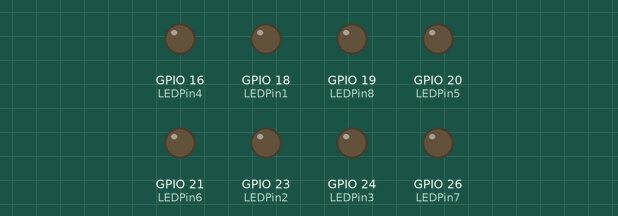
The program below on a simulated Raspberry Pi (BCM pin numbers). Parts: output pins drawn as LEDs (lit = HIGH).

Above: at 0.05 s.
At 4.95 s:
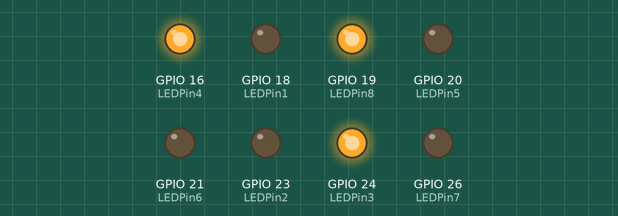
At 9.95 s:
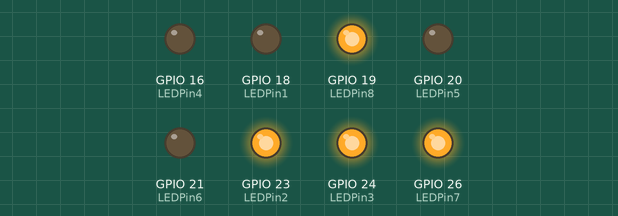
At 19.95 s:
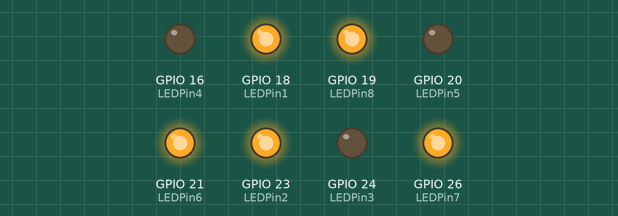
At 29.86 s:
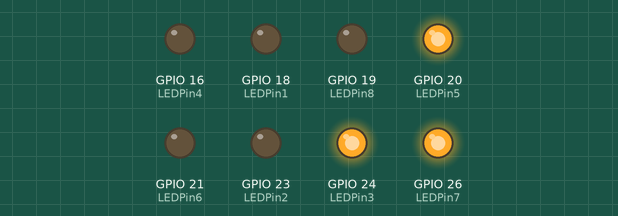
At 39.86 s:
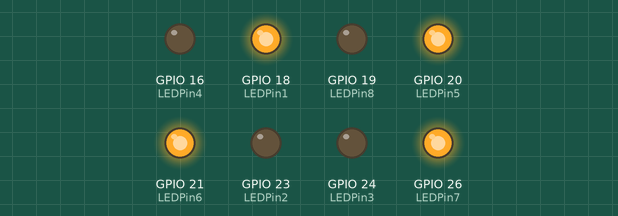
Timing chart, 0 to 40.0 s (numbered marks = the images above):
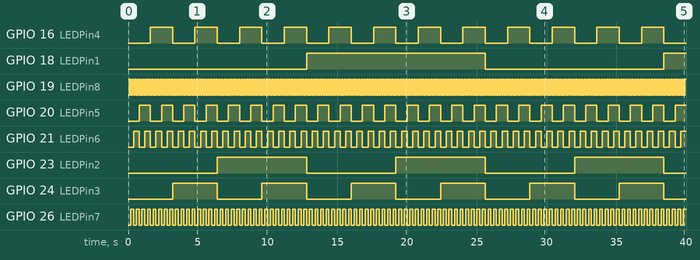

The program:

BitLights.py
```python
import RPi.GPIO as GPIO
from time import sleep

GPIO.setmode(GPIO.BCM) # for GPIO numbering, choose BCM


LEDPin1 = 18
LEDPin2 = 23
LEDPin3 = 24
LEDPin4 = 16
LEDPin5 = 20
LEDPin6 = 21
LEDPin7 = 26
LEDPin8 = 19

listLEDS = [LEDPin1, LEDPin2, LEDPin3, LEDPin4, LEDPin5, LEDPin6, LEDPin7, LEDPin8]

#setup Programming the lights
GPIO.setup(LEDPin1, GPIO.OUT)
GPIO.setup(LEDPin2, GPIO.OUT)
GPIO.setup(LEDPin3, GPIO.OUT)
GPIO.setup(LEDPin4, GPIO.OUT)
GPIO.setup(LEDPin5, GPIO.OUT)
GPIO.setup(LEDPin6, GPIO.OUT)
GPIO.setup(LEDPin7, GPIO.OUT)
GPIO.setup(LEDPin8, GPIO.OUT)


#Variables
num = 0
numInBinary = ""


while True:

    #Reset back to one if it goes pat 8 bits worth of numbers
    if num >= 256:
        num = 0

    numInBinary = '{0:08b}'.format(num)

   # numInBinary[0]

    for x in range(8):
        if numInBinary[x] == "1":
            GPIO.output(listLEDS[x], True)
        else:
            GPIO.output(listLEDS[x], False)

    sleep(.1)
    num += 1
```

Measured:
- by itself, GPIO 16 (LEDPin4): alternates HIGH for 1.6 s and LOW for 1.6 s
- by itself, GPIO 18 (LEDPin1): LOW → HIGH at 12.8 s, → LOW 12.8 s later, → HIGH 12.8 s later
- by itself, GPIO 19 (LEDPin8): alternates HIGH for 0.10 s and LOW for 0.10 s
- by itself, GPIO 20 (LEDPin5): alternates HIGH for 0.80 s and LOW for 0.80 s
- by itself, GPIO 21 (LEDPin6): alternates HIGH for 0.40 s and LOW for 0.40 s
- by itself, GPIO 23 (LEDPin2): alternates HIGH for 6.4 s and LOW for 6.4 s
- by itself, GPIO 24 (LEDPin3): alternates HIGH for 3.2 s and LOW for 3.2 s
- by itself, GPIO 26 (LEDPin7): alternates HIGH for 0.20 s and LOW for 0.20 s
